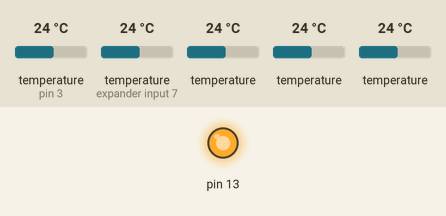
The sketch below on a simulated Arduino Uno, built with avr-gcc and run on an emulated ATmega328P. On the bench: output pins drawn as LEDs (lit = HIGH). The inputs (shaded band) are chosen by the test bench; at power-on: temperature (sensors on pin 3, expander input 7) 24 °C, temperature 24 °C. What the sketch prints to the serial monitor is not drawn.

Above: at 0.15 s.
At 30.2 s:
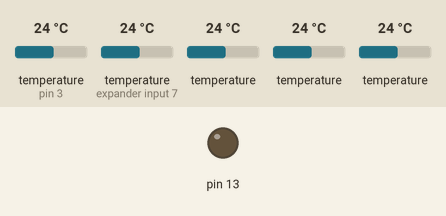
Timing chart, 0 to 78.2 s (numbered marks = the images above):
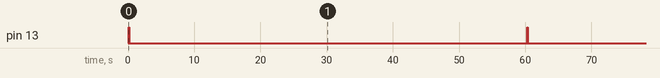

Measured:
- by itself, pin 13: alternates HIGH for 0.06 s and LOW for 60.1 s

The sketch:

Temps5.ino
```cpp
#include <OneWire.h>
#include <DallasTemperature.h>

// One wire bus connected to pin 3
#define ONE_WIRE_BUS 3

// Use 9 bit temperature
#define TEMPERATURE_PRECISION 9

// Setup a oneWire instance to communicate with any OneWire devices
OneWire oneWire(ONE_WIRE_BUS);

// Pass our oneWire reference to Dallas Temperature.
DallasTemperature sensors(&oneWire);

// Device addresses (see numbers on cables)
uint8_t sensor[5][8] = {
  { 0x28, 0xB1, 0xD1, 0x23, 0x05, 0x00, 0x00, 0x70 },
  { 0x28, 0x20, 0x07, 0x24, 0x05, 0x00, 0x00, 0xB2 },
  { 0x28, 0xF6, 0x25, 0xEF, 0x04, 0x00, 0x00, 0xB9 },
  { 0x28, 0x91, 0x43, 0x23, 0x05, 0x00, 0x00, 0xF2 },
  { 0x28, 0x91, 0x3F, 0x23, 0x05, 0x00, 0x00, 0xBE }
};

void setup(void) {
  // start serial port
  Serial.begin(115200);

  // Start up the library
  sensors.begin();

  // Set precision to 9 bits
  for (int i=0; i<5; i++) {
    sensors.setResolution(sensor[i], TEMPERATURE_PRECISION);
  }

  // On-board LED
  pinMode(13, OUTPUT);
  digitalWrite(13, LOW);

}

void loop(void) {
  float tempC;

  // call sensors.requestTemperatures() to issue a global temperature
  // request to all devices on the bus
  sensors.requestTemperatures();
  delay(10);

  // Turn on LED
  digitalWrite(13, HIGH);

  // Print timestamp in seconds
  Serial.print(millis()/1000L);
  Serial.print(" ");

  // Print temperatures
  for (int i=0; i<5; i++) {
    tempC = sensors.getTempC(sensor[i]);
    Serial.print(tempC);
    Serial.print(" ");
  }
  Serial.println("");

  // Turn off LED
  digitalWrite(13, LOW);

  delay(60000L);
}
```
